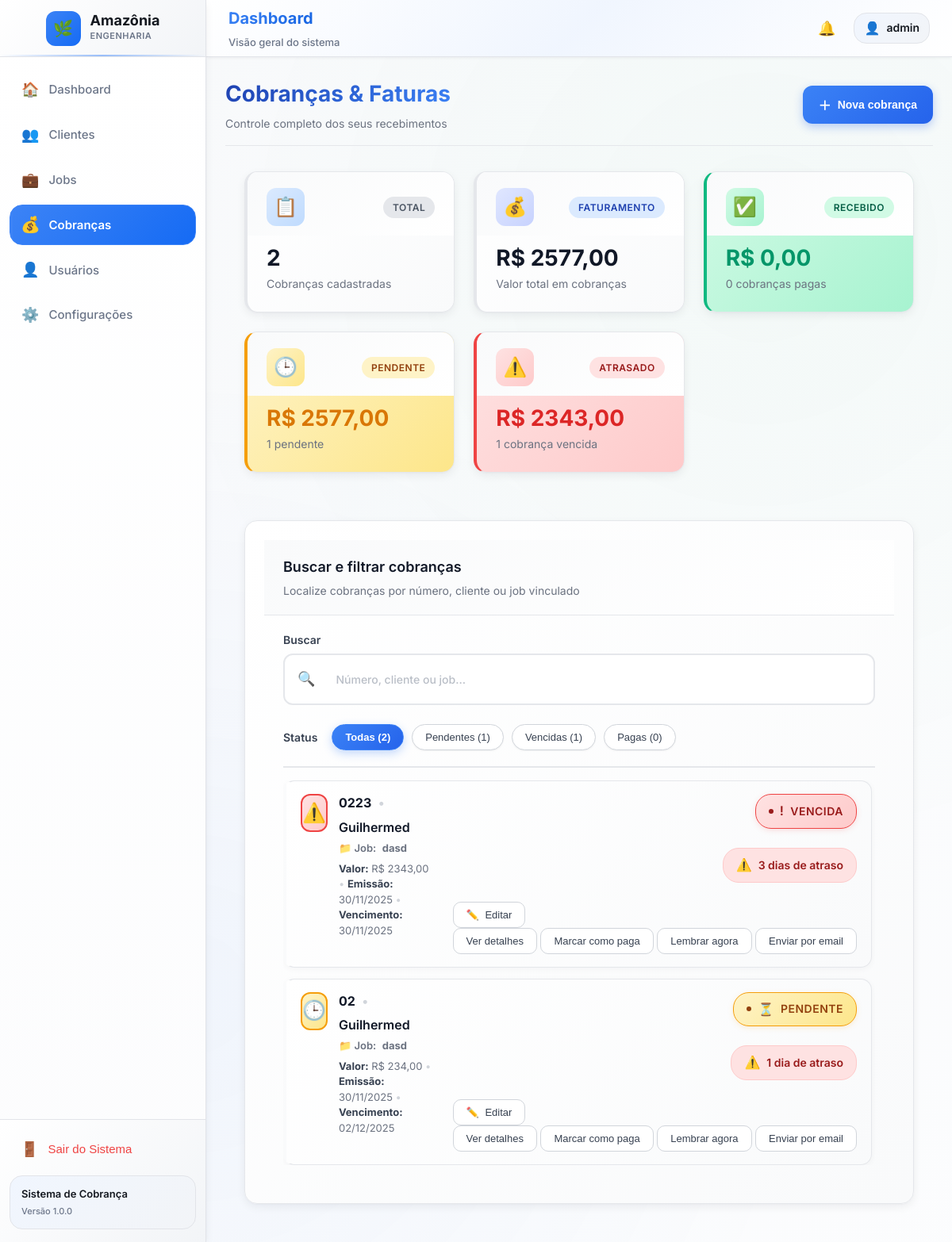
Page /cobrancas/ (signed in) on the earlier database version.
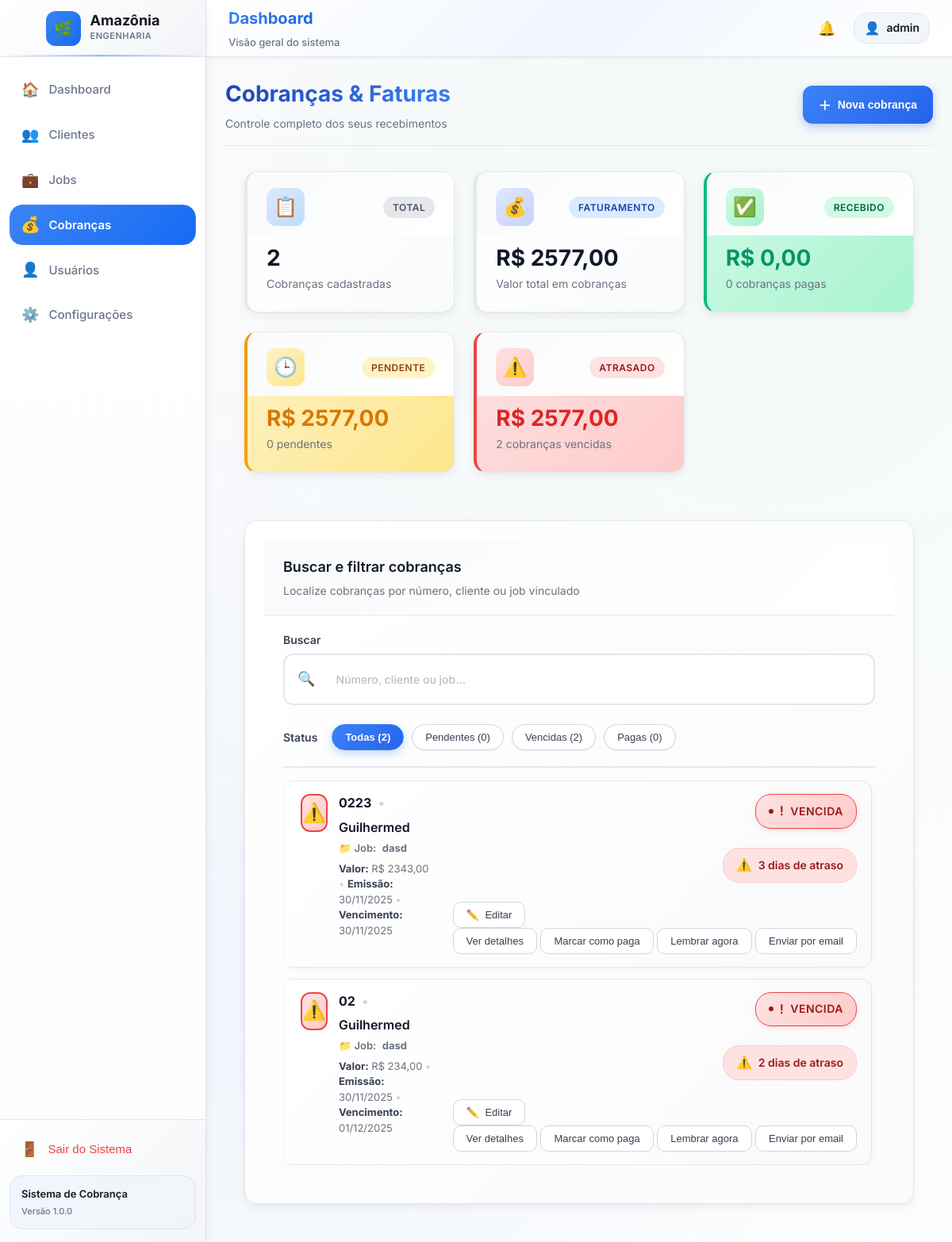
Same page on the later database version.
### app_financeiro/models.py (models this page shows, shortened)
class Cobranca(models.Model):
    STATUS_CHOICES = [
        ("pendente", "Pendente"),
        ("vencida", "Vencida"),
        ("paga", "Paga"),
    ]
    number = models.CharField("Número", max_length=30, unique=True)
    client = models.ForeignKey(
        Client,
        on_delete=models.PROTECT,
        related_name="cobrancas",
        verbose_name="Cliente",
    )
    job = models.ForeignKey(
        Job,
        on_delete=models.SET_NULL,
        null=True,
        blank=True,
        related_name="cobrancas",
        verbose_name="Job (opcional)",
    )
    value = models.DecimalField("Valor", max_digits=10, decimal_places=2)
    issue_date = models.DateField("Data de emissão")
    due_date = models.DateField("Data de vencimento")
    payment_date = models.DateField("Data de pagamento", null=True, blank=True)
    status = models.CharField(
        "Status",
        max_length=10,
        choices=STATUS_CHOICES,
        default="pendente",
    )
    last_reminder = models.DateField(
        "Último lembrete",
        null=True,
        blank=True,
    )
    notes = models.TextField("Observações", blank=True)
    created_at = models.DateTimeField(auto_now_add=True)
    updated_at = models.DateTimeField(auto_now=True)
    class Meta:
        ordering = ["-issue_date", "-id"]
        verbose_name = "Cobrança"
        verbose_name_plural = "Cobranças"
    @property
    def is_overdue(self):
        if self.status == "paga" or not self.due_date:
            return False
        today = timezone.localdate()
        return today > self.due_date
    @property
    def days_overdue(self):
        if not self.is_overdue:
            return 0
        today = timezone.localdate()
        return (today - self.due_date).days
    @property
    def days_to_due(self):
        if self.status == "paga" or not self.due_date or self.is_overdue:
            return 0
        today = timezone.localdate()
        return (self.due_date - today).days

class Client(models.Model):
    TYPE_CHOICES = [
        ('CPF', 'CPF'),
        ('CNPJ', 'CNPJ'),
    ]
    name = models.CharField(max_length=255)
    document = models.CharField(max_length=32, blank=True)
    type = models.CharField(max_length=4, choices=TYPE_CHOICES, default='CPF')
    email = models.EmailField(blank=True, null=True)
    phone = models.CharField(max_length=32, blank=True, null=True)
    address = models.TextField(blank=True)
    notes = models.TextField(blank=True)
    is_active = models.BooleanField(default=True)
    created_at = models.DateTimeField(auto_now_add=True)
    updated_at = models.DateTimeField(auto_now=True)
    def __str__(self):
        return self.name
    class Meta:
        ordering = ['name']

class Job(models.Model):
    STATUS_CHOICES = [
        ("pendente", "Pendente"),
        ("em_andamento", "Em andamento"),
        ("concluido", "Concluído"),
    ]
    title = models.CharField("Título", max_length=255)
    client = models.ForeignKey(
        Client,
        verbose_name="Cliente",
        on_delete=models.PROTECT,
        related_name="jobs",
    )
    value = models.DecimalField("Valor", max_digits=12, decimal_places=2, default=0)
    start_date = models.DateField("Data de início")
    delivery_date = models.DateField("Data de entrega")
    status = models.CharField(
        "Status",
        max_length=20,
        choices=STATUS_CHOICES,
        default="pendente",
    )
    progress = models.PositiveIntegerField("Progresso (%)", default=0)
    description = models.TextField("Descrição", blank=True)
    created_at = models.DateTimeField("Criado em", auto_now_add=True)
    updated_at = models.DateTimeField("Atualizado em", auto_now=True)
    class Meta:
        ordering = ["-start_date", "title"]
    def __str__(self):
        return self.title

### app_financeiro/views.py (the view)
# urls.py: path('cobrancas/', views.cobrancas, name='cobrancas'),
@login_required
def cobrancas(request):
    q = request.GET.get("q", "").strip()
    status = request.GET.get("status", "todos")
    cobrancas_qs = Cobranca.objects.select_related("client", "job")
    if q:
        cobrancas_qs = cobrancas_qs.filter(
            Q(number__icontains=q)
            | Q(client__name__icontains=q)
            | Q(job__title__icontains=q)
        )
    if status in ("pendente", "paga", "vencida"):
        cobrancas_qs = cobrancas_qs.filter(status=status)
    total_count = Cobranca.objects.count()
    pendente_count = Cobranca.objects.filter(status="pendente").count()
    paga_count = Cobranca.objects.filter(status="paga").count()
    vencida_count = Cobranca.objects.filter(status="vencida").count()
    totals = Cobranca.objects.aggregate(
        total_value=Sum("value"),
        paid_value=Sum("value", filter=Q(status="paga")),
        overdue_value=Sum("value", filter=Q(status="vencida")),
    )
    total_value = totals["total_value"] or Decimal("0")
    paid_value = totals["paid_value"] or Decimal("0")
    overdue_value = totals["overdue_value"] or Decimal("0")
    to_receive_value = total_value - paid_value
    if request.method == "POST":
        form = CobrancaForm(request.POST)
        if form.is_valid():
            form.save()
            messages.success(request, "Cobrança cadastrada com sucesso.")
            return redirect("cobrancas")
    else:
        form = CobrancaForm()
    clients = Client.objects.order_by("name")
    jobs = Job.objects.select_related("client").order_by("title")
    context = get_base_context(request)
    context.update({
        "page_title": "Cobranças",
        "cobrancas": cobrancas_qs,
        "search_query": q,
        "current_status": status,
        "total_count": total_count,
        "pendente_count": pendente_count,
        "paga_count": paga_count,
        "vencida_count": vencida_count,
        "total_value": total_value,
        "paid_value": paid_value,
        "to_receive_value": to_receive_value,
        "overdue_value": overdue_value,
        "form": form,
        "clients": clients,
        "jobs": jobs,
    })
    return render(request, "cobrancas/cobrancas.html", context)

### templates/cobrancas/cobrancas.html (shortened to what the changed rows need)
{% extends "components/layout.html" %}
{% load static %}
{% block extra_head %}
  <link rel="stylesheet" href="{% static 'css/clientes.css' %}">
  <link rel="stylesheet" href="{% static 'css/jobs.css' %}">
  <link rel="stylesheet" href="{% static 'css/cobrancas.css' %}">
{% endblock %}
{% block content %}
<div class="page jobs-page">
  <div class="top-row">
    <div class="top-row-main">
      <h1>Cobranças & Faturas</h1>
    </div>
  </div>
  <div class="jobs-layout">
    <section class="cobrancas-stats-grid">
      <div class="card cobranca-stat-card stat-warning">
        <div class="cobranca-stat-body">
          <p class="cobranca-stat-value stat-value-warning">R$ {{ to_receive_value|floatformat:2 }}</p>
          <p class="cobranca-stat-label">
            {{ pendente_count }} pendente{{ pendente_count|pluralize }}
          </p>
        </div>
      </div>
      <div class="card cobranca-stat-card stat-danger">
        <div class="cobranca-stat-body">
          <p class="cobranca-stat-value stat-value-danger">R$ {{ overdue_value|floatformat:2 }}</p>
          <p class="cobranca-stat-label">
            {{ vencida_count }} cobrança{{ vencida_count|pluralize }} vencida{{ vencida_count|pluralize }}
          </p>
        </div>
      </div>
    </section>
    <section class="card jobs-filters">
      <div class="card-content">
        <form method="get" class="filters-form">
          <div class="filters-status">
            <span class="filters-status-label">Status</span>
            {% with status=current_status|default:"todos" %}
            <button type="submit" name="status" value="todos"
              class="btn btn-chip {% if status == 'todos' %}is-active{% endif %}">
              Todas ({{ total_count }})
            </button>
            <button type="submit" name="status" value="pendente"
              class="btn btn-chip btn-chip-warning {% if status == 'pendente' %}is-active{% endif %}">
              Pendentes ({{ pendente_count }})
            </button>
            <button type="submit" name="status" value="vencida"
              class="btn btn-chip btn-chip-danger {% if status == 'vencida' %}is-active{% endif %}">
              Vencidas ({{ vencida_count }})
            </button>
            <button type="submit" name="status" value="paga"
              class="btn btn-chip btn-chip-success {% if status == 'paga' %}is-active{% endif %}">
              Pagas ({{ paga_count }})
            </button>
            {% endwith %}
          </div>
        </form>
        <div class="jobs-inline-wrapper">
          {% if cobrancas %}
          <ul class="jobs-inline-list">
            {% for c in cobrancas %}
            <li class="job-inline-item cobranca-inline-item">
              <div class="job-inline-main">
                <div class="job-avatar cobranca-avatar
                  {% if c.status == 'paga' %}avatar-success
                  {% elif c.status == 'vencida' %}avatar-danger
                  {% else %}avatar-warning{% endif %}">
                  <span>
                    {% if c.status == 'paga' %}✅
                    {% elif c.status == 'vencida' %}⚠️
                    {% else %}🕒{% endif %}
                  </span>
                </div>
                <div class="job-inline-text">
                  <span class="job-inline-title cobranca-title">
                    <strong>{{ c.number }}</strong>
                    <span class="cobranca-separator">•</span>
                    {{ c.client.name }}
                  </span>
                  <span class="job-inline-sub cobranca-job">
                    <span class="cobranca-label">📁 Job:</span>
                    {% if c.job %}
                      <strong>{{ c.job.title }}</strong>
                    {% else %}
                      <em>(sem job vinculado)</em>
                    {% endif %}
                  </span>
                  <span class="job-inline-sub cobranca-details">
                    <span class="cobranca-detail-item">
                      <strong>Valor:</strong> R$ {{ c.value|floatformat:2 }}
                    </span>
                    <span class="cobranca-separator">•</span>
                    <span class="cobranca-detail-item">
                      <strong>Emissão:</strong> {{ c.issue_date|date:"d/m/Y" }}
                    </span>
                    <span class="cobranca-separator">•</span>
                    <span class="cobranca-detail-item">
                      <strong>Vencimento:</strong> {{ c.due_date|date:"d/m/Y" }}
                    </span>
                  </span>
                </div>
              </div>
              <div class="job-inline-status">
                {% if c.status == 'paga' %}
                  <span class="status-badge status-paid">
                    <span class="badge-icon">✓</span> Paga
                  </span>
                {% elif c.status == 'pendente' %}
                  <span class="status-badge status-pending">
                    <span class="badge-icon">⏳</span> Pendente
                  </span>
                {% else %}
                  <span class="status-badge status-overdue">
                    <span class="badge-icon">!</span> Vencida
                  </span>
                {% endif %}
                {% if c.status != 'paga' %}
                <div class="cobranca-days-info">
                  {% if c.is_overdue %}
                    <div class="days-badge days-overdue">
                      <span class="days-icon">⚠️</span>
                      <span class="days-text">{{ c.days_overdue }} dia{{ c.days_overdue|pluralize }} de atraso</span>
                    </div>
                  {% elif c.days_to_due > 0 %}
                    <div class="days-badge days-upcoming">
                      <span class="days-icon">📅</span>
                      <span class="days-text">Vence em {{ c.days_to_due }} dia{{ c.days_to_due|pluralize }}</span>
                    </div>
                  {% endif %}
                </div>
                {% endif %}
                <div class="job-inline-actions cobranca-actions-column">
                  <button
                    type="button"
                    class="btn-outline-sm js-open-cobranca-edit"
                    data-id="{{ c.id }}"
                    data-number="{{ c.number }}"
                    data-client-id="{{ c.client.id }}"
                    data-job-id="{% if c.job %}{{ c.job.id }}{% endif %}"
                    data-value="{{ c.value }}"
                    data-status="{{ c.status }}"
                    data-issue-date="{{ c.issue_date|date:'Y-m-d' }}"
                    data-due-date="{{ c.due_date|date:'Y-m-d' }}"
                    data-payment-date="{% if c.payment_date %}{{ c.payment_date|date:'Y-m-d' }}{% endif %}"
                    data-notes="{{ c.notes|default_if_none:''|escapejs }}"
                  >
                    <span class="btn-icon">✏️</span> Editar
                  </button>
                  <div class="cobranca-actions-row">
                    <button
                      type="button"
                      class="btn-outline-sm btn-inline js-open-cobranca-detail"
                      data-id="{{ c.id }}"
                      data-number="{{ c.number }}"
                      data-client-name="{{ c.client.name }}"
                      data-job-title="{% if c.job %}{{ c.job.title }}{% else %}(sem job vinculado){% endif %}"
                      data-value="{{ c.value|floatformat:2 }}"
                      data-status="{{ c.status }}"
                      data-issue-date="{{ c.issue_date|date:'d/m/Y' }}"
                      data-due-date="{{ c.due_date|date:'d/m/Y' }}"
                      data-payment-date="{% if c.payment_date %}{{ c.payment_date|date:'d/m/Y' }}{% endif %}"
                      data-notes="{{ c.notes|default_if_none:''|escapejs }}"
                      data-days-overdue="{{ c.days_overdue }}"
                      data-days-to-due="{{ c.days_to_due }}"
                    >
                      Ver detalhes
                    </button>
                    {% if c.status != 'paga' %}
                    <button
                      type="button"
                      class="btn-outline-sm btn-inline js-mark-cobranca-paid"
                      data-id="{{ c.id }}"
                      data-number="{{ c.number }}"
                      data-client-id="{{ c.client.id }}"
                      data-job-id="{% if c.job %}{{ c.job.id }}{% endif %}"
                      data-value="{{ c.value }}"
                      data-status="{{ c.status }}"
                      data-issue-date="{{ c.issue_date|date:'Y-m-d' }}"
                      data-due-date="{{ c.due_date|date:'Y-m-d' }}"
                      data-payment-date="{% if c.payment_date %}{{ c.payment_date|date:'Y-m-d' }}{% endif %}"
                      data-notes="{{ c.notes|default_if_none:''|escapejs }}"
                    >
                      Marcar como paga
                    </button>
                    <button
                      type="button"
                      class="btn-outline-sm btn-inline js-lembrar-cobranca"
                      data-number="{{ c.number }}"
                      data-client-name="{{ c.client.name }}"
                    >
                      Lembrar agora
                    </button>
                    <button
                      type="button"
                      class="btn-outline-sm btn-inline js-email-cobranca"
                      data-number="{{ c.number }}"
                      data-client-name="{{ c.client.name }}"
                    >
                      Enviar por email
                    </button>
                    {% endif %}
                  </div>
                </div>
              </div>
            </li>
            {% endfor %}
          </ul>
          {% endif %}
        </div>
      </div>
    </section>
  </div>
</div>
{% endblock %}

Differences in the rows shown:
changed Cobranca (number 2 of 2 on the later page): due_date "02/12/2025" → "01/12/2025"; days_overdue "1" → "2"; status "🕒 ⏳ PENDENTE" → "⚠️ ! VENCIDA"
Other differences:
{{ pendente_count }}: "1" → "0"
{{ overdue_value|floatformat:2 }}: "2343,00" → "2577,00"
{{ vencida_count }}: "1" → "2"
